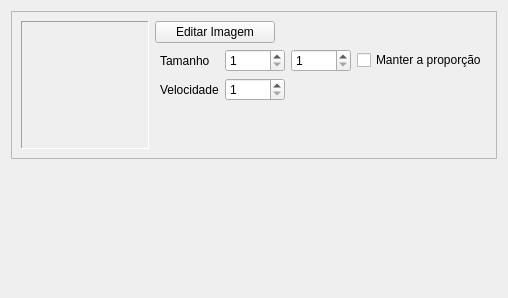
          <widget class="QWidget" name="tab_Player">
           <attribute name="title">
            <string>Jogador</string>
           </attribute>
           <layout class="QVBoxLayout" name="verticalLayout_21">
            <item>
             <widget class="QFrame" name="frame">
              <property name="frameShape">
               <enum>QFrame::StyledPanel</enum>
              </property>
              <property name="frameShadow">
               <enum>QFrame::Raised</enum>
              </property>
              <layout class="QHBoxLayout" name="horizontalLayout_12">
               <item>
                <widget class="QLabel" name="label_PlayerImage">
                 <property name="sizePolicy">
                  <sizepolicy hsizetype="Fixed" vsizetype="Fixed">
                   <horstretch>0</horstretch>
                   <verstretch>0</verstretch>
                  </sizepolicy>
                 </property>
                 <property name="minimumSize">
                  <size>
                   <width>128</width>
                   <height>128</height>
                  </size>
                 </property>
                 <property name="maximumSize">
                  <size>
                   <width>128</width>
                   <height>128</height>
                  </size>
                 </property>
                 <property name="autoFillBackground">
                  <bool>true</bool>
                 </property>
                 <property name="frameShape">
                  <enum>QFrame::Panel</enum>
                 </property>
                 <property name="frameShadow">
                  <enum>QFrame::Sunken</enum>
                 </property>
                 <property name="text">
                  <string/>
                 </property>
                 <property name="scaledContents">
                  <bool>false</bool>
                 </property>
                 <property name="alignment">
                  <set>Qt::AlignCenter</set>
                 </property>
                 <property name="indent">
                  <number>0</number>
                 </property>
                </widget>
               </item>
               <item>
                <layout class="QVBoxLayout" name="verticalLayout_14">
                 <item>
                  <layout class="QHBoxLayout" name="horizontalLayout_16">
                   <item>
                    <widget class="QPushButton" name="pushButton_SelectPlayerImage">
                     <property name="sizePolicy">
                      <sizepolicy hsizetype="Fixed" vsizetype="Fixed">
                       <horstretch>0</horstretch>
                       <verstretch>0</verstretch>
                      </sizepolicy>
                     </property>
                     <property name="minimumSize">
                      <size>
                       <width>120</width>
                       <height>0</height>
                      </size>
                     </property>
                     <property name="text">
                      <string>Editar Imagem</string>
                     </property>
                    </widget>
                   </item>
                   <item>
                    <spacer name="horizontalSpacer_14">
                     <property name="orientation">
                      <enum>Qt::Horizontal</enum>
                     </property>
                     <property name="sizeHint" stdset="0">
                      <size>
                       <width>40</width>
                       <height>20</height>
                      </size>
                     </property>
                    </spacer>
                   </item>
                  </layout>
                 </item>
                 <item>
                  <layout class="QGridLayout" name="gridLayout_19">
                   <item row="1" column="0">
                    <widget class="QLabel" name="label_PlayerSpeed">
                     <property name="text">
                      <string>Velocidade</string>
                     </property>
                     <property name="margin">
                      <number>1</number>
                     </property>
                     <property name="indent">
                      <number>5</number>
                     </property>
                    </widget>
                   </item>
                   <item row="1" column="1">
                    <widget class="QSpinBox" name="spinBox_PlayerSpeed">
                     <property name="minimum">
                      <number>1</number>
                     </property>
                     <property name="maximum">
                      <number>1920</number>
                     </property>
                    </widget>
                   </item>
                   <item row="0" column="2">
                    <widget class="QSpinBox" name="spinBox_PlayerHeight">
                     <property name="minimumSize">
                      <size>
                       <width>60</width>
                       <height>0</height>
                      </size>
                     </property>
                     <property name="minimum">
                      <number>1</number>
                     </property>
                     <property name="maximum">
                      <number>1080</number>
                     </property>
                    </widget>
                   </item>
                   <item row="0" column="0">
                    <widget class="QLabel" name="label_PlayerSize">
                     <property name="minimumSize">
                      <size>
                       <width>50</width>
                       <height>0</height>
                      </size>
                     </property>
                     <property name="text">
                      <string>Tamanho</string>
                     </property>
                     <property name="margin">
                      <number>1</number>
                     </property>
                     <property name="indent">
                      <number>5</number>
                     </property>
                    </widget>
                   </item>
                   <item row="0" column="3">
                    <widget class="QCheckBox" name="checkBox_PlayerKeepAspectRatio">
                     <property name="sizePolicy">
                      <sizepolicy hsizetype="Expanding" vsizetype="Fixed">
                       <horstretch>0</horstretch>
                       <verstretch>0</verstretch>
                      </sizepolicy>
                     </property>
                     <property name="text">
                      <string>Manter a proporção</string>
                     </property>
                    </widget>
                   </item>
                   <item row="0" column="1">
                    <widget class="QSpinBox" name="spinBox_PlayerWidth">
                     <property name="minimumSize">
                      <size>
                       <width>60</width>
                       <height>0</height>
                      </size>
                     </property>
                     <property name="minimum">
                      <number>1</number>
                     </property>
                     <property name="maximum">
                      <number>1920</number>
                     </property>
                    </widget>
                   </item>
                  </layout>
                 </item>
                 <item>
                  <spacer name="verticalSpacer_7">
                   <property name="orientation">
                    <enum>Qt::Vertical</enum>
                   </property>
                   <property name="sizeType">
                    <enum>QSizePolicy::Expanding</enum>
                   </property>
                   <property name="sizeHint" stdset="0">
                    <size>
                     <width>0</width>
                     <height>0</height>
                    </size>
                   </property>
                  </spacer>
                 </item>
                </layout>
               </item>
              </layout>
             </widget>
            </item>
            <item>
             <spacer name="verticalSpacer_25">
              <property name="orientation">
               <enum>Qt::Vertical</enum>
              </property>
              <property name="sizeHint" stdset="0">
               <size>
                <width>20</width>
                <height>0</height>
               </size>
              </property>
             </spacer>
            </item>
            <item>
             <spacer name="verticalSpacer_26">
              <property name="orientation">
               <enum>Qt::Vertical</enum>
              </property>
              <property name="sizeHint" stdset="0">
               <size>
                <width>20</width>
                <height>0</height>
               </size>
              </property>
             </spacer>
            </item>
            <item>
             <spacer name="verticalSpacer_24">
              <property name="orientation">
               <enum>Qt::Vertical</enum>
              </property>
              <property name="sizeHint" stdset="0">
               <size>
                <width>20</width>
                <height>0</height>
               </size>
              </property>
             </spacer>
            </item>
            <item>
             <spacer name="verticalSpacer_15">
              <property name="orientation">
               <enum>Qt::Vertical</enum>
              </property>
              <property name="sizeHint" stdset="0">
               <size>
                <width>20</width>
                <height>128</height>
               </size>
              </property>
             </spacer>
            </item>
           </layout>
          </widget>
